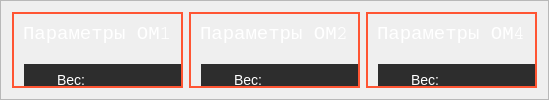
               <widget class="QFrame" name="main_params_frame">
                <property name="frameShape">
                 <enum>QFrame::StyledPanel</enum>
                </property>
                <property name="frameShadow">
                 <enum>QFrame::Raised</enum>
                </property>
                <layout class="QHBoxLayout" name="horizontalLayout_9">
                 <item>
                  <widget class="QFrame" name="om1_frame">
                   <property name="styleSheet">
                    <string notr="true">QFrame{
	border-style: solid;
    border-width: 2px;
	border-color: #ff5533;
}
</string>
                   </property>
                   <property name="frameShape">
                    <enum>QFrame::StyledPanel</enum>
                   </property>
                   <property name="frameShadow">
                    <enum>QFrame::Raised</enum>
                   </property>
                   <layout class="QVBoxLayout" name="verticalLayout_14">
                    <property name="spacing">
                     <number>0</number>
                    </property>
                    <property name="leftMargin">
                     <number>0</number>
                    </property>
                    <property name="topMargin">
                     <number>0</number>
                    </property>
                    <property name="rightMargin">
                     <number>0</number>
                    </property>
                    <property name="bottomMargin">
                     <number>0</number>
                    </property>
                    <item alignment="Qt::AlignHCenter">
                     <widget class="QFrame" name="om1_frame_legend">
                      <property name="maximumSize">
                       <size>
                        <width>16777215</width>
                        <height>60</height>
                       </size>
                      </property>
                      <property name="styleSheet">
                       <string notr="true">QFrame{
	border-style: solid;
    border-width: 0px;
	border-color: #2d2d2d;
}</string>
                      </property>
                      <property name="frameShape">
                       <enum>QFrame::StyledPanel</enum>
                      </property>
                      <property name="frameShadow">
                       <enum>QFrame::Raised</enum>
                      </property>
                      <layout class="QVBoxLayout" name="verticalLayout_15">
                       <item>
                        <widget class="QLabel" name="om1_legend">
                         <property name="maximumSize">
                          <size>
                           <width>500</width>
                           <height>16777215</height>
                          </size>
                         </property>
                         <property name="font">
                          <font>
                           <family>Courier</family>
                           <pointsize>14</pointsize>
                           <weight>50</weight>
                           <italic>false</italic>
                           <bold>false</bold>
                          </font>
                         </property>
                         <property name="styleSheet">
                          <string notr="true">QLabel {
    color:  #ffffff;
}

QLabel:hover {

    color: #ff5533;
} </string>
                         </property>
                         <property name="text">
                          <string>Параметры ОМ1</string>
                         </property>
                        </widget>
                       </item>
                      </layout>
                     </widget>
                    </item>
                    <item>
                     <widget class="QFrame" name="om1_params_frame">
                      <property name="styleSheet">
                       <string notr="true">QFrame{
	border-style: solid;
    border-width: 0px;
	border-color: #2d2d2d;
}

QLabel {
	background-color: rgb(85, 255, 255);                                     
    background-color: #2d2d2d;
    border-style: solid;
    border-width: 0px;
    border-radius: 0px;
    border-color: #ff5533;
    font:  14px;
    padding: px 0px;
    color:  #ffffff;
}

QLabel:hover {
    background:  #232323;
    color: #ff5533;
} 
</string>
                      </property>
                      <property name="frameShape">
                       <enum>QFrame::StyledPanel</enum>
                      </property>
                      <property name="frameShadow">
                       <enum>QFrame::Raised</enum>
                      </property>
                      <widget class="QLabel" name="om1_ves">
                       <property name="geometry">
                        <rect>
                         <x>10</x>
                         <y>10</y>
                         <width>200</width>
                         <height>31</height>
                        </rect>
                       </property>
                       <property name="sizePolicy">
                        <sizepolicy hsizetype="Expanding" vsizetype="Expanding">
                         <horstretch>0</horstretch>
                         <verstretch>0</verstretch>
                        </sizepolicy>
                       </property>
                       <property name="styleSheet">
                        <string notr="true">background-image: url(:/resources/vesi.png);
background-repeat:none;
padding-left: 30px;
background-position: center left;</string>
                       </property>
                       <property name="text">
                        <string>Вес: </string>
                       </property>
                      </widget>
                      <widget class="QLabel" name="om1_vlazh">
                       <property name="geometry">
                        <rect>
                         <x>10</x>
                         <y>40</y>
                         <width>200</width>
                         <height>31</height>
                        </rect>
                       </property>
                       <property name="sizePolicy">
                        <sizepolicy hsizetype="Expanding" vsizetype="Expanding">
                         <horstretch>0</horstretch>
                         <verstretch>0</verstretch>
                        </sizepolicy>
                       </property>
                       <property name="minimumSize">
                        <size>
                         <width>100</width>
                         <height>25</height>
                        </size>
                       </property>
                       <property name="styleSheet">
                        <string notr="true">background-image: url(:/resources/vlazhn.png);
background-repeat:none;
padding-left: 30px;
background-position: center left;</string>
                       </property>
                       <property name="text">
                        <string>Влажность: </string>
                       </property>
                      </widget>
                      <widget class="QLabel" name="om1_speed">
                       <property name="geometry">
                        <rect>
                         <x>10</x>
                         <y>70</y>
                         <width>200</width>
                         <height>31</height>
                        </rect>
                       </property>
                       <property name="minimumSize">
                        <size>
                         <width>100</width>
                         <height>25</height>
                        </size>
                       </property>
                       <property name="styleSheet">
                        <string notr="true">background-image: url(:/resources/speed.png);
background-repeat:none;
padding-left: 30px;
background-position: center left;</string>
                       </property>
                       <property name="text">
                        <string>Скорость</string>
                       </property>
                      </widget>
                     </widget>
                    </item>
                   </layout>
                  </widget>
                 </item>
                 <item>
                  <widget class="QFrame" name="om2_frame">
                   <property name="styleSheet">
                    <string notr="true">QFrame{
	border-style: solid;
    border-width: 2px;
	border-color: #ff5533;
}
</string>
                   </property>
                   <property name="frameShape">
                    <enum>QFrame::StyledPanel</enum>
                   </property>
                   <property name="frameShadow">
                    <enum>QFrame::Raised</enum>
                   </property>
                   <layout class="QVBoxLayout" name="verticalLayout_19">
                    <property name="spacing">
                     <number>0</number>
                    </property>
                    <property name="leftMargin">
                     <number>0</number>
                    </property>
                    <property name="topMargin">
                     <number>0</number>
                    </property>
                    <property name="rightMargin">
                     <number>0</number>
                    </property>
                    <property name="bottomMargin">
                     <number>0</number>
                    </property>
                    <item alignment="Qt::AlignHCenter">
                     <widget class="QFrame" name="om2_frame_legend">
                      <property name="maximumSize">
                       <size>
                        <width>16777215</width>
                        <height>60</height>
                       </size>
                      </property>
                      <property name="styleSheet">
                       <string notr="true">QFrame{
	border-style: solid;
    border-width: 0px;
	border-color: #2d2d2d;
}</string>
                      </property>
                      <property name="frameShape">
                       <enum>QFrame::StyledPanel</enum>
                      </property>
                      <property name="frameShadow">
                       <enum>QFrame::Raised</enum>
                      </property>
                      <layout class="QVBoxLayout" name="verticalLayout_20">
                       <item>
                        <widget class="QLabel" name="om2_legend">
                         <property name="maximumSize">
                          <size>
                           <width>500</width>
                           <height>16777215</height>
                          </size>
                         </property>
                         <property name="font">
                          <font>
                           <family>Courier</family>
                           <pointsize>14</pointsize>
                           <weight>50</weight>
                           <italic>false</italic>
                           <bold>false</bold>
                          </font>
                         </property>
                         <property name="styleSheet">
                          <string notr="true">QLabel {
    color:  #ffffff;
}

QLabel:hover {

    color: #ff5533;
} </string>
                         </property>
                         <property name="text">
                          <string>Параметры ОМ2</string>
                         </property>
                        </widget>
                       </item>
                      </layout>
                     </widget>
                    </item>
                    <item>
                     <widget class="QFrame" name="om2_params_frame">
                      <property name="styleSheet">
                       <string notr="true">QFrame{
	border-style: solid;
    border-width: 0px;
	border-color: #2d2d2d;
}


QLabel {
	background-color: rgb(85, 255, 255);
                                         
    background-color: #2d2d2d;
    border-style: solid;
    border-width: 0px;
    border-radius: 0px;
    border-color: #ff5533;
    font:  14px;
    padding: px 0px;
    color:  #ffffff;
}

QLabel:hover {
    background:  #232323;
    color: #ff5533;
} 
QLabel:pressed {                              
   background:#2d2d2d;
   border-style: solid; 
   color:#ff5533;
}</string>
                      </property>
                      <property name="frameShape">
                       <enum>QFrame::StyledPanel</enum>
                      </property>
                      <property name="frameShadow">
                       <enum>QFrame::Raised</enum>
                      </property>
                      <widget class="QLabel" name="om2_ves">
                       <property name="geometry">
                        <rect>
                         <x>10</x>
                         <y>10</y>
                         <width>200</width>
                         <height>31</height>
                        </rect>
                       </property>
                       <property name="sizePolicy">
                        <sizepolicy hsizetype="Expanding" vsizetype="Expanding">
                         <horstretch>0</horstretch>
                         <verstretch>0</verstretch>
                        </sizepolicy>
                       </property>
                       <property name="styleSheet">
                        <string notr="true">background-image: url(:/resources/vesi.png);
background-repeat:none;
padding-left: 30px;
background-position: center left;</string>
                       </property>
                       <property name="text">
                        <string>Вес: </string>
                       </property>
                      </widget>
                      <widget class="QLabel" name="om2_vlazh">
                       <property name="geometry">
                        <rect>
                         <x>10</x>
                         <y>40</y>
                         <width>200</width>
                         <height>31</height>
                        </rect>
                       </property>
                       <property name="sizePolicy">
                        <sizepolicy hsizetype="Expanding" vsizetype="Expanding">
                         <horstretch>0</horstretch>
                         <verstretch>0</verstretch>
                        </sizepolicy>
                       </property>
                       <property name="minimumSize">
                        <size>
                         <width>100</width>
                         <height>25</height>
                        </size>
                       </property>
                       <property name="styleSheet">
                        <string notr="true">background-image: url(:/resources/vlazhn.png);
background-repeat:none;
padding-left: 30px;
background-position: center left;</string>
                       </property>
                       <property name="text">
                        <string>Влажность: </string>
                       </property>
                      </widget>
                      <widget class="QLabel" name="om2_speed">
                       <property name="geometry">
                        <rect>
                         <x>10</x>
                         <y>70</y>
                         <width>200</width>
                         <height>31</height>
                        </rect>
                       </property>
                       <property name="minimumSize">
                        <size>
                         <width>100</width>
                         <height>25</height>
                        </size>
                       </property>
                       <property name="styleSheet">
                        <string notr="true">background-image: url(:/resources/speed.png);
background-repeat:none;
padding-left: 30px;
background-position: center left;</string>
                       </property>
                       <property name="text">
                        <string>Скорость</string>
                       </property>
                      </widget>
                     </widget>
                    </item>
                   </layout>
                  </widget>
                 </item>
                 <item>
                  <widget class="QFrame" name="om4_frame">
                   <property name="styleSheet">
                    <string notr="true">QFrame{
	border-style: solid;
    border-width: 2px;
	border-color: #ff5533;
}
</string>
                   </property>
                   <property name="frameShape">
                    <enum>QFrame::StyledPanel</enum>
                   </property>
                   <property name="frameShadow">
                    <enum>QFrame::Raised</enum>
                   </property>
                   <layout class="QVBoxLayout" name="verticalLayout_18">
                    <property name="spacing">
                     <number>0</number>
                    </property>
                    <property name="leftMargin">
                     <number>0</number>
                    </property>
                    <property name="topMargin">
                     <number>0</number>
                    </property>
                    <property name="rightMargin">
                     <number>0</number>
                    </property>
                    <property name="bottomMargin">
                     <number>0</number>
                    </property>
                    <item alignment="Qt::AlignHCenter">
                     <widget class="QFrame" name="om4_frame_legend">
                      <property name="maximumSize">
                       <size>
                        <width>16777215</width>
                        <height>60</height>
                       </size>
                      </property>
                      <property name="styleSheet">
                       <string notr="true">QFrame{
	border-style: solid;
    border-width: 0px;
	border-color: #2d2d2d;
}</string>
                      </property>
                      <property name="frameShape">
                       <enum>QFrame::StyledPanel</enum>
                      </property>
                      <property name="frameShadow">
                       <enum>QFrame::Raised</enum>
                      </property>
                      <layout class="QVBoxLayout" name="verticalLayout_17">
                       <item>
                        <widget class="QLabel" name="om4_legend">
                         <property name="maximumSize">
                          <size>
                           <width>500</width>
                           <height>16777215</height>
                          </size>
                         </property>
                         <property name="font">
                          <font>
                           <family>Courier</family>
                           <pointsize>14</pointsize>
                           <weight>50</weight>
                           <italic>false</italic>
                           <bold>false</bold>
                          </font>
                         </property>
                         <property name="styleSheet">
                          <string notr="true">QLabel {
    color:  #ffffff;
}

QLabel:hover {

    color: #ff5533;
} </string>
                         </property>
                         <property name="text">
                          <string>Параметры ОМ4</string>
                         </property>
                        </widget>
                       </item>
                      </layout>
                     </widget>
                    </item>
                    <item>
                     <widget class="QFrame" name="om4_params_frame">
                      <property name="styleSheet">
                       <string notr="true">QFrame{
	border-style: solid;
    border-width: 0px;
	border-color: #2d2d2d;
}


QLabel {
	background-color: rgb(85, 255, 255);
                                         
    background-color: #2d2d2d;
    border-style: solid;
    border-width: 0px;
    border-radius: 0px;
    border-color: #ff5533;
    font:  14px;
    padding: px 0px;
    color:  #ffffff;
}

QLabel:hover {
    background:  #232323;
    color: #ff5533;
} 
QLabel:pressed {                              
   background:#2d2d2d;
   border-style: solid; 
   color:#ff5533;
}</string>
                      </property>
                      <property name="frameShape">
                       <enum>QFrame::StyledPanel</enum>
                      </property>
                      <property name="frameShadow">
                       <enum>QFrame::Raised</enum>
                      </property>
                      <widget class="QLabel" name="om4_ves">
                       <property name="geometry">
                        <rect>
                         <x>10</x>
                         <y>10</y>
                         <width>200</width>
                         <height>31</height>
                        </rect>
                       </property>
                       <property name="sizePolicy">
                        <sizepolicy hsizetype="Expanding" vsizetype="Expanding">
                         <horstretch>0</horstretch>
                         <verstretch>0</verstretch>
                        </sizepolicy>
                       </property>
                       <property name="styleSheet">
                        <string notr="true">background-image: url(:/resources/vesi.png);
background-repeat:none;
padding-left: 30px;
background-position: center left;</string>
                       </property>
                       <property name="text">
                        <string>Вес: </string>
                       </property>
                      </widget>
                      <widget class="QLabel" name="om4_vlazh">
                       <property name="geometry">
                        <rect>
                         <x>10</x>
                         <y>40</y>
                         <width>200</width>
                         <height>31</height>
                        </rect>
                       </property>
                       <property name="sizePolicy">
                        <sizepolicy hsizetype="Expanding" vsizetype="Expanding">
                         <horstretch>0</horstretch>
                         <verstretch>0</verstretch>
                        </sizepolicy>
                       </property>
                       <property name="minimumSize">
                        <size>
                         <width>100</width>
                         <height>25</height>
                        </size>
                       </property>
                       <property name="styleSheet">
                        <string notr="true">background-image: url(:/resources/vlazhn.png);
background-repeat:none;
padding-left: 30px;
background-position: center left;</string>
                       </property>
                       <property name="text">
                        <string>Влажность:</string>
                       </property>
                      </widget>
                      <widget class="QLabel" name="om4_speed">
                       <property name="geometry">
                        <rect>
                         <x>10</x>
                         <y>70</y>
                         <width>200</width>
                         <height>31</height>
                        </rect>
                       </property>
                       <property name="minimumSize">
                        <size>
                         <width>100</width>
                         <height>25</height>
                        </size>
                       </property>
                       <property name="styleSheet">
                        <string notr="true">background-image: url(:/resources/speed.png);
background-repeat:none;
padding-left: 30px;
background-position: center left;</string>
                       </property>
                       <property name="text">
                        <string>Скорость</string>
                       </property>
                      </widget>
                     </widget>
                    </item>
                   </layout>
                  </widget>
                 </item>
                </layout>
               </widget>
